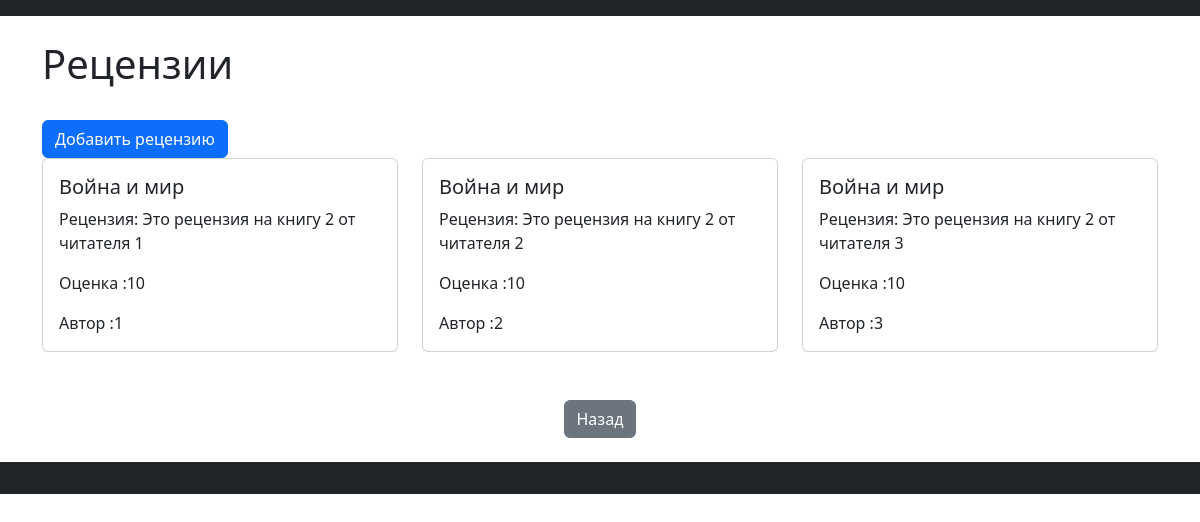
The page /book/2 on the database its author committed.
### app/models.py (models this page shows)
class Book(Base):
    __tablename__ = 'books'
    id = Column(Integer, primary_key = True, index = True)
    title = Column(String, unique=True, index = True,nullable=False)
    author = Column(String, index = True, nullable=False)
    image_url = Column(String, index = True, nullable=True)
    description = Column(Text, index = True, nullable=True)
    reviews = relationship('Review', back_populates='book')

class Review(Base):
    __tablename__ = 'reviews'
    id = Column(Integer, primary_key=True, index=True)
    text = Column(Text, nullable=True, index = True)
    rating = Column(Integer, nullable=False, index = True)
    user_id = Column(Integer, ForeignKey('users.id'))
    book_id = Column(Integer, ForeignKey('books.id'))
    user = relationship('User', back_populates='reviews')
    book = relationship('Book', back_populates='reviews')

### app/routes/routes.py (the view)
@router.get("/book/{book_id}", tags=['Book'])
def book_reviews_page(book_id, request: Request, db: Session = Depends(get_db)):
    book = db.query(Book).filter(Book.id == book_id).first()
    if not book:
        raise HTTPException(status_code=404, detail="Книга не найдена")
    review = db.query(Review).filter(Review.book_id == book_id).all()
    return templates.TemplateResponse('book_reviews.html', {'request': request, 'book': book, "reviews": review})

### app/templates/book_reviews.html (shortened to what this page needs)
<!DOCTYPE html>
<html lang="ru">
<head>
    <link href="https://cdn.jsdelivr.net/npm/bootstrap@5.3.0/dist/css/bootstrap.min.css" rel="stylesheet">
</head>
<body>
    <nav class="navbar navbar-expand-lg navbar-dark bg-dark" id="main-nav">
    </nav>
    <div class="container mt-4">
        <div class="d-flex justify-content-between align-items-center mb-4">
            <h1>Рецензии</h1>
        </div>
        <a href="/review/add/{{ book.id }}" class="btn btn-primary">
    Добавить рецензию
</a>
        <div id="books-container" class="row">
            {% for review in reviews %}
            <div class="col-md-4 mb-4">
<div            class="card h-100 book-card">
                <div class="card-body d-flex flex-column">
                    <h5 class="card-title">{{ book.title }}</h5>
                    <p class="card-text">Рецензия: {{ review.text }}</p>
                    <p class="card-text">Оценка :{{ review.rating }}</p>
                    <p class="card-text">Автор :{{ review.user_id }}</p>
                    </div>
                </div>
            </div>
            {% endfor %}
        </div>
        <div class="text-center my-4">
            <a href="/menu" class="btn btn-secondary">Назад</a>
        </div>
    </div>
    <footer class="bg-dark text-white py-3 mt-4" id="main-footer">
    </footer>
</body>
</html>

### app/templates/book_reviews.html (style rules this page uses)
.book-card { transition: transform 0.3s; cursor: pointer; }

### rows shown on the page
Review: text "Это рецензия на книгу 2 от читателя 1", rating "10", user_id "1"
Book: title "Война и мир"
Review: text "Это рецензия на книгу 2 от читателя 2", rating "10", user_id "2"
Review: text "Это рецензия на книгу 2 от читателя 3", rating "10", user_id "3"
